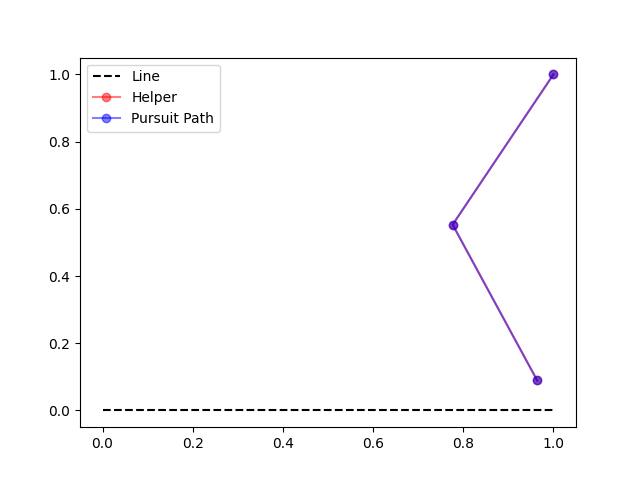

Write the Python code that produced this figure.
from typing import List, Tuple, Callable
import numpy as np
import matplotlib.pyplot as plt
from functools import lru_cache

# A helper function to convert numpy arrays to tuples for caching
def array_to_tuple(array: np.ndarray) -> Tuple:
    return tuple(array.tolist())

@lru_cache(maxsize=None)
def get_solution(start: float,
                 helper_pos: Tuple[float],
                 fail_points: Tuple[Tuple[float, float], ...]) -> Tuple[List[np.ndarray], float]:
    """The starter is at position (start, 0) and the helper is at helper_pos.
    
    Args:
        start: The x-coordinate of the starter.
        helper_pos: The position of the helper as a tuple.
        fail_points: The x-coordinates of the potential failure points.
    Returns:
        A tuple containing the path of the helper and the expected delivery time.
    """
    prob = fail_points[0] - start
    dt = fail_points[0] - start
    if len(fail_points) == 1:
        # move towards the end
        new_pos = np.array(helper_pos) + dt * (np.array([1.0,0.0]) - np.array(helper_pos)) / np.linalg.norm(np.array([1.0,0.0]) - np.array(helper_pos))

        return [new_pos], 1 + np.linalg.norm(new_pos - np.array([1.0, 0.0]))


    min_delivery_time = float('inf')
    min_delivery_path = None
    for fail_point in fail_points:
        fail_point_array = np.array([fail_point, 0.0])
        new_pos = np.array(helper_pos) + dt * (fail_point_array - np.array(helper_pos)) / np.linalg.norm(fail_point_array - np.array(helper_pos))
        # If failure occurs in this round
        delivery_time_case_1 = 1 + np.linalg.norm(new_pos - fail_points[0])

        # If failure occurs in a later round
        points, delivery_time_case_2 = get_solution(fail_points[0], array_to_tuple(new_pos), fail_points[1:])

        # Expected delivery time
        delivery_time = prob * delivery_time_case_1 + (1 - prob) * delivery_time_case_2

        if delivery_time < min_delivery_time:
            min_delivery_time = delivery_time
            min_delivery_path = [np.array(new_pos)] + points

    return min_delivery_path, min_delivery_time

def get_pursuit_point(helper_start: np.ndarray, num_points: int) -> np.ndarray:
    start_pos = np.array([0.0, 0.0])
    pursuer_pos = np.copy(helper_start)
    dt = 1 / (num_points - 1)
    path: List[np.ndarray] = [np.copy(pursuer_pos)]
    for _ in range(num_points - 1):
        pursuit_point = np.array([start_pos[0] + dt, 0.0])
        # print(pursuit_point)
        pursuer_pos += dt * (pursuit_point - pursuer_pos) / np.linalg.norm(pursuit_point - pursuer_pos)
        start_pos += np.array([dt, 0.0])
        path.append(np.copy(pursuer_pos))

    return np.array(path)

def main():
    NPOINTS = 3
    helper_start = np.array([1.0, 1.0])
    fail_points = np.array([x for x in np.linspace(0, 1, NPOINTS)])[1:]
    print(fail_points)
    path, delivery_time = get_solution(0, array_to_tuple(helper_start), array_to_tuple(fail_points))
    path = np.array([helper_start] + path)

    pursuit_path = get_pursuit_point(helper_start, NPOINTS)


    # Plot Line
    plt.plot([0, 1], [0, 0], 'k--')

    # Plot the paths
    plt.plot(path[:, 0], path[:, 1], 'ro-', alpha=0.5)
    plt.plot(pursuit_path[:, 0], pursuit_path[:, 1], 'bo-', alpha=0.5)

    # Legend
    plt.legend(['Line', 'Helper', 'Pursuit Path'])

    # Save the plot
    plt.savefig('expected-recursive.png')

    # Print the results
    print(f"Expected delivery time: {delivery_time:0.4f}")
    nice_path = " -> ".join([f"({x:0.2f}, {y:0.2f})" for x, y in path])
    print(f"Path: {nice_path}")

if __name__ == '__main__':
    main()
